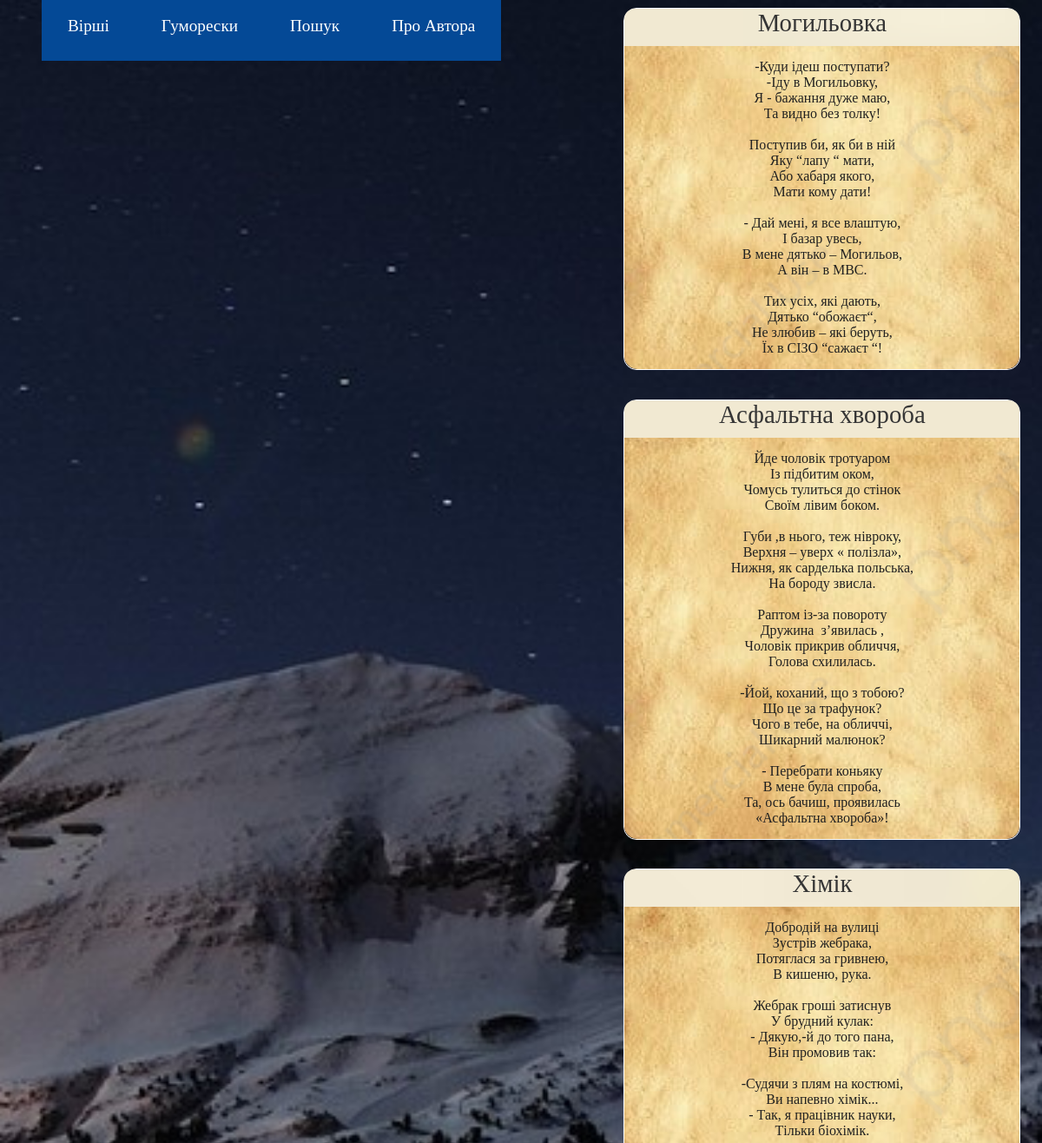
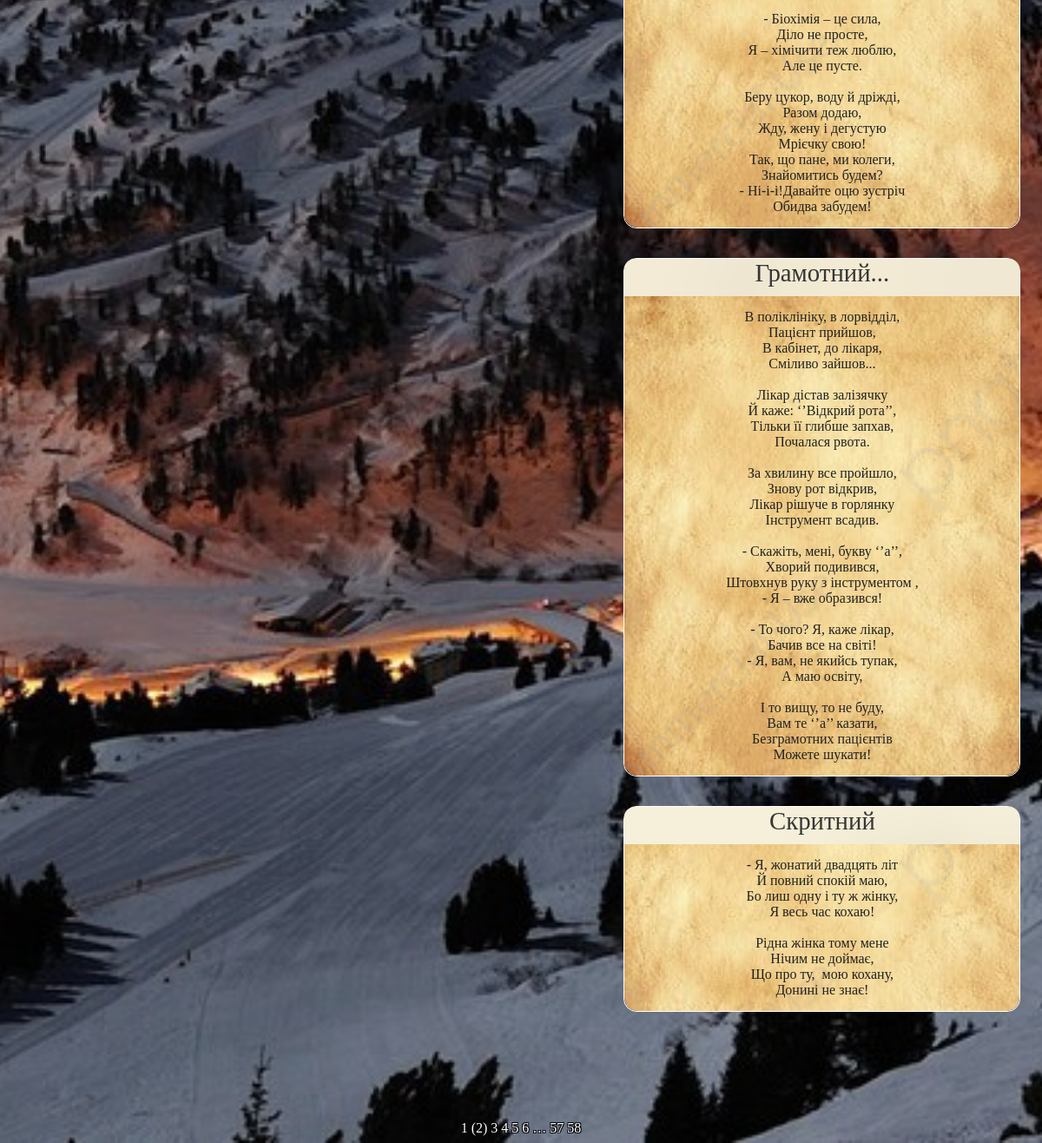
Screenshot of /humoresques/2 with the database file from the repository (2 pictures, top to bottom).
### app/models.py (models this page shows)
class Humoresque(db.Model):
    id = db.Column(db.Integer, primary_key=True)
    title = db.Column(db.String(20), unique=True)
    text = db.Column(db.String(1028), unique=True)

### app/routes.py (the view)
@app.route('/humoresques/<int:hum_page_num>')
def humoresques(hum_page_num):
    humoresques = Humoresque.query.paginate(per_page=5, page=hum_page_num, error_out=True)
    return render_template('humoresques.html', title='Гуморески',  humoresques=humoresques)

### app/templates/humoresques.html
{% extends "base.html" %}
{% block app_content %}
    {% for humoresque in humoresques.items %}
        {% include "_humoresque.html" %}
    {% endfor %}
    <div class="pagination-links">
    {% for page in humoresques.iter_pages() %}
        {% if page %}
            {% if page != humoresques.page %}
                <a href="{{ url_for('humoresques', hum_page_num=page) }}">{{ page }}</a>
            {% else %}
                <span style="color: white;">({{ page }})</span>
            {% endif %}
        {% else %}
            <span class=ellipsis style="color: white;">…</span>
        {% endif %}
    {% endfor %}
    </div>
{% endblock %}

### app/templates/base.html (shortened to what this page needs)
<html>
    <head>
        <link rel="stylesheet" href="{{ url_for('static', filename='styles.css') }}"/>
    </head>
    <body>
        <div id="navbar-container">
            <div id="navbar">
                <div class="link-div">
                    <nav>
                        <ul class="nav-links">
                            <li><a href="{{ url_for('poems', page_num=1) }}">Вірші</a></li>
                            <li><a href="{{ url_for('humoresques', hum_page_num=1) }}">Гуморески</a></li>
                            <li><a href="{{ url_for('search') }}">Пошук</a></li>
                            <li><a href="{{ url_for('about') }}">Про Автора</a></li>
                        </ul>
                    </nav>
                </div>
            </div>
        </div>
        <div id="page_container">
            {% block content %}
            <div class="container-fluid" style="margin-top: 100px;">
                {% block app_content %}{% endblock %}
            </div>
            {% endblock %}
        </div>
    </body>
</html>

### app/templates/_humoresque.html
{% extends "base.html" %}
{% block app_content %}
    <div id="poem-container">
        <div id="title">{{humoresque.title}}</div>
        <pre><div id="text">{{humoresque.text}}</div></pre>
    </div>
{% endblock %}

### app/static/styles.css (style rules this page uses)
#poem-container { width: 455px; border: 1px solid white; color: white; margin-left: 60%; margin-top: -5.7rem; margin-bottom: 125px; border-radius: 15px; }
#title { width: 100%; height: 40px; background: url('/static/title_bg.jpg') no-repeat center center fixed; -webkit-background-size: cover; -moz-background-size: cover; -o-background-size: cover; background-size: cover; font-family: 'Lobster Two', cursive; font-size: 1.8rem; color: #353535; text-align: center; padding-bottom: 5px; border-radius: 12px 12px 0 0; }
#text { background: url('/static/poem_bg.jpg') no-repeat center center; width: 455px; -webkit-background-size: cover; -moz-background-size: cover; -o-background-size: cover; background-size: cover; font-family: 'Lobster Two', cursive ; font-size: 1rem; color: #212121; text-align: center; margin-top: -15px; margin-bottom: -13px; padding-top: 15px; padding-bottom: 15px; border-radius:0 0 15px 15px; }
#navbar-container { position: absolute; top: 0; height: 100px; width: 50%; }
#navbar { position: fixed; display: flex; justify-content: space-between; align-items: center; font-size: 1.2rem; margin-bottom: 100px; margin-right: -500px; }
a { text-decoration: none; color: white; }
body { background: url('/static/night-mnt.jpg') no-repeat center center fixed; -webkit-background-size: cover; -moz-background-size: cover; -o-background-size: cover; background-size: cover; font-family: 'Lobster Two', cursive; }
.nav-links { display: flex; list-style: none; }
.nav-links a { padding: 30px; margin-right: 0px; background: rgb(4, 73, 150); transition: 0.3s ease-out; }
.pagination-links { text-align: center; text-shadow: -1px -1px 0 #000, 1px -1px 0 #000, -1px 1px 0 #000, 1px 1px 0 #000; float: bottom 0; }

### rows the page displays
Humoresque: title "Могильовка", text "-Куди ідеш поступати? -Іду в Могильовку, Я - бажання дуже маю, Та видно без толку! Поступив би, як би в ній Яку “лапу “ мати, Або хабаря якого, Мати кому дати! - Дай мені, я все влаштую, І базар увесь, В мене дятько – Могильов, А він – в МВС. Тих усіх, які дають, Дятько “обожаєт“, Не злюбив – які беруть, Їх в СІЗО “сажаєт “!"
Humoresque: title "Асфальтна хвороба", text "Йде чоловік тротуаром Із підбитим оком, Чомусь тулиться до стінок Своїм лівим боком. Губи ,в нього, теж нівроку, Верхня – уверх « полізла», Нижня, як сарделька польська, На бороду звисла. Раптом із-за повороту Дружина з’явилась , Чоловік прикрив обличчя, Голова схилилась. -Йой, коханий, що з тобою? Що це за трафунок? Чого в тебе, на обличчі, Шикарний малюнок? - Перебрати коньяку В мене була спроба, Та, ось бачиш, проявилась «Асфальтна хвороба»!"
Humoresque: title "Хімік", text "Добродій на вулиці Зустрів жебрака, Потяглася за гривнею, В кишеню, рука. Жебрак гроші затиснув У брудний кулак: - Дякую,-й до того пана, Він промовив так: -Судячи з плям на костюмі, Ви напевно хімік... - Так, я працівник науки, Тільки біохімік. - Біохімія – це сила, Діло не просте, Я – хімічити теж люблю, Але це пусте. Беру цукор, воду й дріжді, Разом додаю, Жду, жену і дегустую Мрієчку свою! Так, що пане, ми колеги, Знайомитись будем? - Ні-і-і!Давайте оцю зустріч Обидва забудем!"
Humoresque: title "Грамотний...", text "В поліклініку, в лорвідділ, Пацієнт прийшов, В кабінет, до лікаря, Сміливо зайшов... Лікар дістав залізячку Й каже: ‘’Відкрий рота’’, Тільки її глибше запхав, Почалася рвота. За хвилину все пройшло, Знову рот відкрив, Лікар рішуче в горлянку Інструмент всадив. - Скажіть, мені, букву ‘’а’’, Хворий подивився, Штовхнув руку з інструментом , - Я – вже образився! - То чого? Я, каже лікар, Бачив все на світі! - Я, вам, не якийсь тупак, А маю освіту, І то вищу, то не буду, Вам те ‘’а’’ казати, Безграмотних пацієнтів Можете шукати!"
Humoresque: title "Скритний", text "- Я, жонатий двадцять літ Й повний спокій маю, Бо лиш одну і ту ж жінку, Я весь час кохаю! Рідна жінка тому мене Нічим не доймає, Що про ту, мою кохану, Донині не знає!"

### other values shown
{{ page }} "1" "3" "4" "5" "6" "57" "58"
{{ page }} "2"
